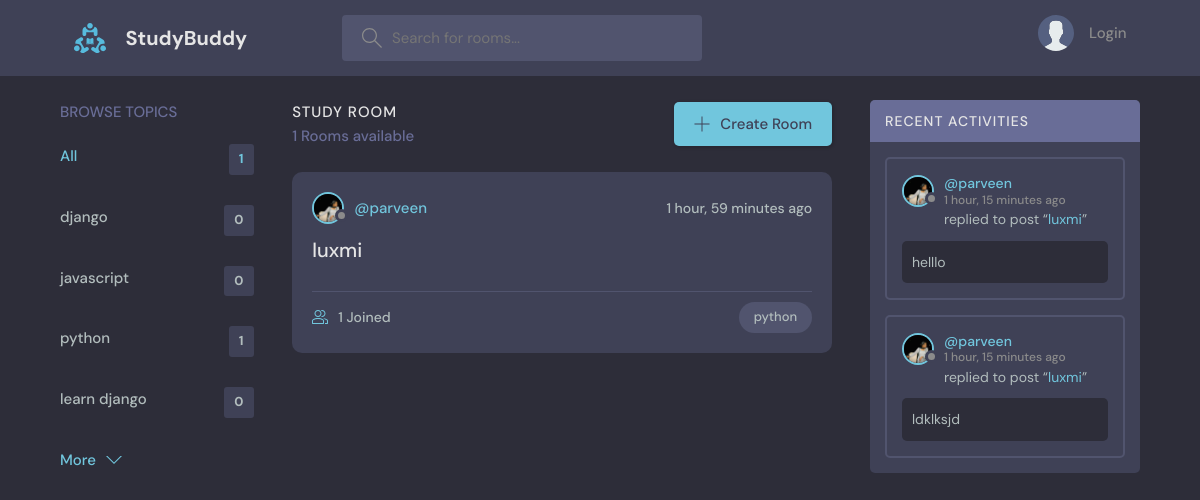
The page / on the database its author committed.
### base/models.py (models this page shows, shortened)
class Topic(models.Model):
    name = models.CharField(max_length=100)

class Room(models.Model):
    host=models.ForeignKey(User, on_delete=models.SET_NULL, null=True )
    name = models.CharField(max_length=100)
    topic=models.ForeignKey(Topic, on_delete=models.CASCADE, null=True)
    participants=models.ManyToManyField(User, related_name='participants', blank=True)
    description = models.TextField(max_length=250)
    created_at = models.DateTimeField(auto_now_add=True)
    updated_at = models.DateTimeField(auto_now=True)
    class Meta:
        ordering = ['-created_at', 'updated_at']

class User(AbstractUser):
      name = models.CharField(max_length=200, null=True)
      email = models.EmailField(unique=True, null=True)
      bio =models.TextField(max_length=250, null=True)
      avatar = models.ImageField(null=True, default="avatar.svg")
      USERNAME_FIELD='email'
      REQUIRED_FIELDS = ['username']

class Message(models.Model):
    user= models.ForeignKey(User, on_delete=models.SET_NULL, null=True)
    room = models.ForeignKey(Room, on_delete=models.CASCADE, null=True)
    body=models.TextField()
    created_at = models.DateTimeField(auto_now_add=True, null=True)
    class Meta:
        ordering = ['-created_at']

### base/views.py (the view)
# urls.py: path('',views.home, name='home' ),
def home(request):
    q= request.GET.get('q') if request.GET.get('q') != None else ''
    print(q)
    rooms= Room.objects.filter(
      Q( name__icontains=q ) |
      Q( description__icontains=q ) |
      Q( topic__name__icontains=q ) |
      Q( host__username__icontains=q )
    )
    topics= Topic.objects.all()[0:5]
    room_message = Message.objects.filter(Q(room__topic__name__icontains = q))
    room_counts= rooms.count()
    return render(request, 'base/home.html', context={'rooms':rooms, 'topics':topics, 'room_message': room_message, 'room_counts': room_counts})

### base/templates/base/home.html (shortened to what this page needs)
{% extends 'main.html' %}
{% block content %}
<main class="layout layout--3">
  <div class="container">
    {% include 'base/topics_component.html' %}
    <div class="roomList">
      <div class="roomList__header">
        <div>
          <h2>Study Room</h2>
          <p>{{room_counts}} Rooms available</p>
        </div>
        <a class="btn btn--main" href="{% url 'create-room' %}">
          <svg version="1.1" xmlns="http://www.w3.org/2000/svg" width="32" height="32" viewBox="0 0 32 32">
            <title>add</title>
            <path
              d="M16.943 0.943h-1.885v14.115h-14.115v1.885h14.115v14.115h1.885v-14.115h14.115v-1.885h-14.115v-14.115z"
            ></path>
          </svg>
          Create Room
        </a>
      </div>
     {% include 'base/feed_component.html' %}
    </div>
   {% include 'base/activity_component.html' %}
  </div>
</main>
{% endblock %}

### base/templates/base/topics_component.html
<div class="topics">
    <div class="topics__header">
      <h2>Browse Topics</h2>
    </div>
    <ul class="topics__list">
      <li>
        <a href="{% url 'home' %}" class="active">All <span>{{room_counts}}</span></a>
      </li>
      {% for topic in topics %}
      <li>
        <a href="{% url 'home' %}?q={{topic.name}}">{{topic.name}} <span>{{topic.room_set.all.count}}</span></a>
      </li>
      {%endfor%}
    </ul>
    <a class="btn btn--link" href="{% url 'topics' %}">
      More
      <svg version="1.1" xmlns="http://www.w3.org/2000/svg" width="32" height="32" viewBox="0 0 32 32">
        <title>chevron-down</title>
        <path d="M16 21l-13-13h-3l16 16 16-16h-3l-13 13z"></path>
      </svg>
    </a>
  </div>

### base/templates/base/feed_component.html (shortened to what this page needs)
{% for room in rooms %}
<div class="roomListRoom">
    <div class="roomListRoom__header">
      <a href="{% url 'user-profile' room.host.id %}" class="roomListRoom__author">
        <div class="avatar avatar--small">
          <img src="{{room.host.avatar.url}}" />
        </div>
        <span>@{{room.host.username}}</span>
      </a>
      <div class="roomListRoom__actions">
        <span>{{room.created_at | timesince}} ago</span>
      </div>
    </div>
    <div class="roomListRoom__content">
      <a href="{% url 'room' room.id %}">{{room.name}}</a>
    </div>
    <div class="roomListRoom__meta">
      <a href="room.html" class="roomListRoom__joined">
        {{room.participants.all.count}} Joined
      </a>
      <p class="roomListRoom__topic">{{room.topic.name}}</p>
    </div>
  </div>
  {% endfor %}

### base/templates/base/activity_component.html (shortened to what this page needs)
<div class="activities">
    <div class="activities__header">
      <h2>Recent Activities</h2>
    </div>
    {% for message in room_message %}
    <div class="activities__box">
      <div class="activities__boxHeader roomListRoom__header">
        <a href="{% url 'user-profile' message.user.id %}" class="roomListRoom__author">
          <div class="avatar avatar--small">
            <img src="{{message.user.avatar.url}}" alt=""/>
          </div>
          <p>
            @{{message.user.username}}
            <span>{{message.created_at | timesince}} ago</span>
          </p>
        </a>
      </div>
      <div class="activities__boxContent">
        <p>replied to post “<a href="{% url 'room' message.room.id %}">{{message.room.name}}</a>”</p>
        <div class="activities__boxRoomContent">
          {{message.body}}
        </div>
      </div>
    </div>
    {% endfor %}
  </div>

### rows shown on the page
Topic: name "django", room_set.all.count "0"
Topic: name "javascript", room_set.all.count "0"
Topic: name "python", room_set.all.count "1"
Topic: name "learn django", room_set.all.count "0"
Room: host.avatar (picture), host.username "parveen", created_at "1 hour, 59 minutes", name "luxmi", participants.all.count "1", topic.name "python"
Message: user.avatar (picture), user.username "parveen", created_at "1 hour, 15 minutes", room.name "luxmi", body "helllo"
Message: user.avatar (picture), user.username "parveen", created_at "1 hour, 15 minutes", room.name "luxmi", body "ldklksjd"

### other values the page prints
{{ room_counts }} "1"
